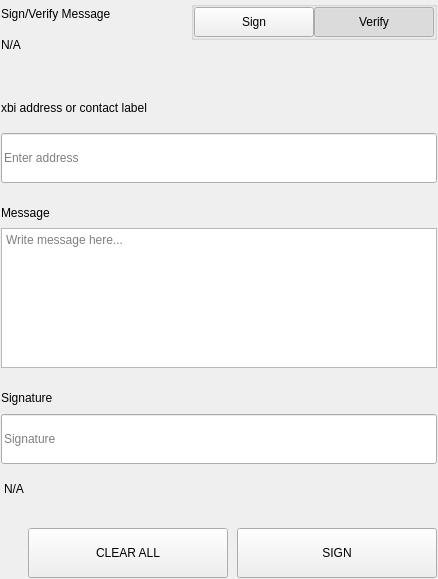
<?xml version="1.0" encoding="UTF-8"?>
<ui version="4.0">
 <class>SettingsSignMessageWidgets</class>
 <widget class="QWidget" name="SettingsSignMessageWidgets">
  <property name="geometry">
   <rect>
    <x>0</x>
    <y>0</y>
    <width>438</width>
    <height>579</height>
   </rect>
  </property>
  <property name="windowTitle">
   <string>Form</string>
  </property>
  <layout class="QVBoxLayout" name="verticalLayout">
   <property name="spacing">
    <number>0</number>
   </property>
   <property name="leftMargin">
    <number>0</number>
   </property>
   <property name="topMargin">
    <number>0</number>
   </property>
   <property name="rightMargin">
    <number>0</number>
   </property>
   <property name="bottomMargin">
    <number>0</number>
   </property>
   <item>
    <widget class="QWidget" name="left" native="true">
     <layout class="QVBoxLayout" name="verticalLayout_3">
      <property name="leftMargin">
       <number>0</number>
      </property>
      <property name="topMargin">
       <number>0</number>
      </property>
      <property name="rightMargin">
       <number>0</number>
      </property>
      <property name="bottomMargin">
       <number>0</number>
      </property>
      <item>
       <widget class="QWidget" name="container_sign" native="true">
        <layout class="QVBoxLayout" name="verticalLayout_2">
         <property name="spacing">
          <number>0</number>
         </property>
         <property name="leftMargin">
          <number>1</number>
         </property>
         <property name="topMargin">
          <number>1</number>
         </property>
         <property name="rightMargin">
          <number>1</number>
         </property>
         <property name="bottomMargin">
          <number>1</number>
         </property>
         <item>
          <layout class="QHBoxLayout" name="horizontalLayout_3" stretch="3,1">
           <property name="spacing">
            <number>40</number>
           </property>
           <item>
            <layout class="QVBoxLayout" name="verticalLayoutTitle">
             <property name="spacing">
              <number>5</number>
             </property>
             <item>
              <widget class="QLabel" name="labelTitle">
               <property name="text">
                <string>Sign/Verify Message</string>
               </property>
              </widget>
             </item>
             <item>
              <widget class="QLabel" name="labelSubtitle1">
               <property name="text">
                <string notr="true">N/A</string>
               </property>
               <property name="wordWrap">
                <bool>true</bool>
               </property>
              </widget>
             </item>
            </layout>
           </item>
           <item alignment="Qt::AlignRight|Qt::AlignTop">
            <widget class="QWidget" name="containerSwitch" native="true">
             <property name="styleSheet">
              <string notr="true">#containerSwitch{
	padding-top:9px;
}</string>
             </property>
             <layout class="QVBoxLayout" name="verticalLayout_6">
              <property name="spacing">
               <number>4</number>
              </property>
              <property name="leftMargin">
               <number>0</number>
              </property>
              <property name="topMargin">
               <number>0</number>
              </property>
              <property name="rightMargin">
               <number>0</number>
              </property>
              <property name="bottomMargin">
               <number>0</number>
              </property>
              <item alignment="Qt::AlignRight">
               <widget class="QGroupBox" name="groupBox">
                <property name="sizePolicy">
                 <sizepolicy hsizetype="Fixed" vsizetype="Preferred">
                  <horstretch>0</horstretch>
                  <verstretch>0</verstretch>
                 </sizepolicy>
                </property>
                <property name="title">
                 <string/>
                </property>
                <property name="alignment">
                 <set>Qt::AlignRight|Qt::AlignTop|Qt::AlignTrailing</set>
                </property>
                <layout class="QHBoxLayout" name="horizontalLayout_4">
                 <property name="spacing">
                  <number>0</number>
                 </property>
                 <property name="leftMargin">
                  <number>0</number>
                 </property>
                 <property name="topMargin">
                  <number>0</number>
                 </property>
                 <property name="rightMargin">
                  <number>0</number>
                 </property>
                 <property name="bottomMargin">
                  <number>0</number>
                 </property>
                 <item>
                  <widget class="QPushButton" name="pushSign">
                   <property name="minimumSize">
                    <size>
                     <width>120</width>
                     <height>30</height>
                    </size>
                   </property>
                   <property name="maximumSize">
                    <size>
                     <width>120</width>
                     <height>30</height>
                    </size>
                   </property>
                   <property name="focusPolicy">
                    <enum>Qt::NoFocus</enum>
                   </property>
                   <property name="text">
                    <string>Sign</string>
                   </property>
                   <property name="checkable">
                    <bool>true</bool>
                   </property>
                   <property name="autoExclusive">
                    <bool>true</bool>
                   </property>
                  </widget>
                 </item>
                 <item>
                  <widget class="QPushButton" name="pushVerify">
                   <property name="minimumSize">
                    <size>
                     <width>120</width>
                     <height>30</height>
                    </size>
                   </property>
                   <property name="maximumSize">
                    <size>
                     <width>120</width>
                     <height>30</height>
                    </size>
                   </property>
                   <property name="focusPolicy">
                    <enum>Qt::NoFocus</enum>
                   </property>
                   <property name="text">
                    <string>Verify</string>
                   </property>
                   <property name="checkable">
                    <bool>true</bool>
                   </property>
                   <property name="checked">
                    <bool>true</bool>
                   </property>
                   <property name="autoExclusive">
                    <bool>true</bool>
                   </property>
                  </widget>
                 </item>
                </layout>
               </widget>
              </item>
              <item alignment="Qt::AlignHCenter|Qt::AlignTop">
               <widget class="QLabel" name="labelSubtitleSwitch">
                <property name="text">
                 <string/>
                </property>
                <property name="alignment">
                 <set>Qt::AlignRight|Qt::AlignTrailing|Qt::AlignVCenter</set>
                </property>
               </widget>
              </item>
             </layout>
            </widget>
           </item>
          </layout>
         </item>
         <item>
          <spacer name="verticalSpacer_2">
           <property name="orientation">
            <enum>Qt::Vertical</enum>
           </property>
           <property name="sizeType">
            <enum>QSizePolicy::Fixed</enum>
           </property>
           <property name="sizeHint" stdset="0">
            <size>
             <width>20</width>
             <height>40</height>
            </size>
           </property>
          </spacer>
         </item>
         <item>
          <widget class="QWidget" name="containerAddress" native="true">
           <property name="sizePolicy">
            <sizepolicy hsizetype="Preferred" vsizetype="Fixed">
             <horstretch>0</horstretch>
             <verstretch>0</verstretch>
            </sizepolicy>
           </property>
           <layout class="QVBoxLayout" name="verticalLayout_5" stretch="0,0">
            <property name="spacing">
             <number>15</number>
            </property>
            <property name="leftMargin">
             <number>0</number>
            </property>
            <property name="topMargin">
             <number>0</number>
            </property>
            <property name="rightMargin">
             <number>0</number>
            </property>
            <property name="bottomMargin">
             <number>0</number>
            </property>
            <item>
             <widget class="QLabel" name="labelSubtitleAddress">
              <property name="minimumSize">
               <size>
                <width>0</width>
                <height>20</height>
               </size>
              </property>
              <property name="maximumSize">
               <size>
                <width>16777215</width>
                <height>20</height>
               </size>
              </property>
              <property name="text">
               <string>xbi address or contact label</string>
              </property>
             </widget>
            </item>
            <item>
             <widget class="QLineEdit" name="addressIn_SM">
              <property name="minimumSize">
               <size>
                <width>0</width>
                <height>50</height>
               </size>
              </property>
              <property name="maximumSize">
               <size>
                <width>16777215</width>
                <height>50</height>
               </size>
              </property>
              <property name="placeholderText">
               <string>Enter address</string>
              </property>
             </widget>
            </item>
           </layout>
          </widget>
         </item>
         <item>
          <spacer name="verticalSpacer_3">
           <property name="orientation">
            <enum>Qt::Vertical</enum>
           </property>
           <property name="sizeType">
            <enum>QSizePolicy::Fixed</enum>
           </property>
           <property name="sizeHint" stdset="0">
            <size>
             <width>20</width>
             <height>20</height>
            </size>
           </property>
          </spacer>
         </item>
         <item>
          <layout class="QVBoxLayout" name="verticalLayout_9">
           <property name="spacing">
            <number>5</number>
           </property>
           <item>
            <widget class="QLabel" name="labelSubtitleMessage">
             <property name="minimumSize">
              <size>
               <width>0</width>
               <height>20</height>
              </size>
             </property>
             <property name="maximumSize">
              <size>
               <width>16777215</width>
               <height>20</height>
              </size>
             </property>
             <property name="text">
              <string>Message</string>
             </property>
            </widget>
           </item>
           <item>
            <widget class="QPlainTextEdit" name="messageIn_SM">
             <property name="minimumSize">
              <size>
               <width>0</width>
               <height>140</height>
              </size>
             </property>
             <property name="maximumSize">
              <size>
               <width>16777215</width>
               <height>140</height>
              </size>
             </property>
             <property name="placeholderText">
              <string>Write message here...</string>
             </property>
            </widget>
           </item>
          </layout>
         </item>
         <item>
          <spacer name="verticalSpacer_4">
           <property name="orientation">
            <enum>Qt::Vertical</enum>
           </property>
           <property name="sizeType">
            <enum>QSizePolicy::Fixed</enum>
           </property>
           <property name="sizeHint" stdset="0">
            <size>
             <width>20</width>
             <height>20</height>
            </size>
           </property>
          </spacer>
         </item>
         <item>
          <widget class="QWidget" name="widget" native="true">
           <property name="minimumSize">
            <size>
             <width>0</width>
             <height>75</height>
            </size>
           </property>
           <property name="maximumSize">
            <size>
             <width>16777215</width>
             <height>16777215</height>
            </size>
           </property>
           <layout class="QVBoxLayout" name="verticalLayout_4">
            <property name="leftMargin">
             <number>0</number>
            </property>
            <property name="topMargin">
             <number>0</number>
            </property>
            <property name="rightMargin">
             <number>0</number>
            </property>
            <property name="bottomMargin">
             <number>0</number>
            </property>
            <item>
             <widget class="QLabel" name="labelSubtitleSignature">
              <property name="minimumSize">
               <size>
                <width>0</width>
                <height>20</height>
               </size>
              </property>
              <property name="maximumSize">
               <size>
                <width>16777215</width>
                <height>20</height>
               </size>
              </property>
              <property name="text">
               <string>Signature</string>
              </property>
             </widget>
            </item>
            <item>
             <widget class="QLineEdit" name="signatureOut_SM">
              <property name="minimumSize">
               <size>
                <width>0</width>
                <height>50</height>
               </size>
              </property>
              <property name="placeholderText">
               <string>Signature</string>
              </property>
             </widget>
            </item>
           </layout>
          </widget>
         </item>
         <item>
          <widget class="QLabel" name="statusLabel_SM">
           <property name="styleSheet">
            <string notr="true">padding-top:5px;</string>
           </property>
           <property name="text">
            <string notr="true">N/A</string>
           </property>
          </widget>
         </item>
         <item>
          <spacer name="verticalSpacer">
           <property name="orientation">
            <enum>Qt::Vertical</enum>
           </property>
           <property name="sizeType">
            <enum>QSizePolicy::Fixed</enum>
           </property>
           <property name="sizeHint" stdset="0">
            <size>
             <width>20</width>
             <height>20</height>
            </size>
           </property>
          </spacer>
         </item>
         <item>
          <layout class="QHBoxLayout" name="horizontalLayout_7">
           <property name="spacing">
            <number>9</number>
           </property>
           <item>
            <spacer name="horizontalSpacer_5">
             <property name="orientation">
              <enum>Qt::Horizontal</enum>
             </property>
             <property name="sizeType">
              <enum>QSizePolicy::Expanding</enum>
             </property>
             <property name="sizeHint" stdset="0">
              <size>
               <width>40</width>
               <height>20</height>
              </size>
             </property>
            </spacer>
           </item>
           <item>
            <widget class="QPushButton" name="pushButtonClear">
             <property name="minimumSize">
              <size>
               <width>200</width>
               <height>50</height>
              </size>
             </property>
             <property name="focusPolicy">
              <enum>Qt::NoFocus</enum>
             </property>
             <property name="text">
              <string>CLEAR ALL</string>
             </property>
            </widget>
           </item>
           <item>
            <widget class="QPushButton" name="pushButtonSave">
             <property name="minimumSize">
              <size>
               <width>200</width>
               <height>50</height>
              </size>
             </property>
             <property name="maximumSize">
              <size>
               <width>200</width>
               <height>50</height>
              </size>
             </property>
             <property name="focusPolicy">
              <enum>Qt::NoFocus</enum>
             </property>
             <property name="text">
              <string>SIGN</string>
             </property>
            </widget>
           </item>
          </layout>
         </item>
        </layout>
       </widget>
      </item>
     </layout>
    </widget>
   </item>
  </layout>
 </widget>
 <resources/>
 <connections/>
</ui>
